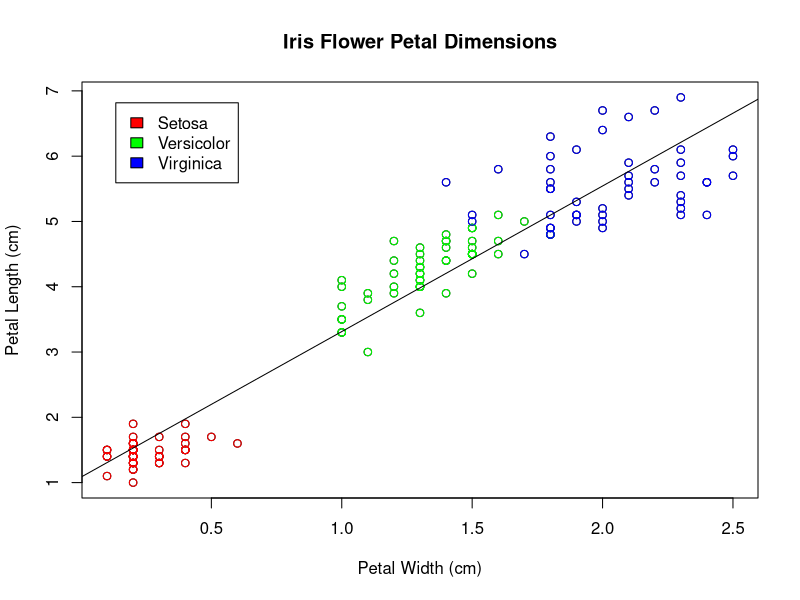

This figure's R source:
## ---- chunk 1
# Load iris dataset
data(iris)

# Scatterplot of Petal Width vs Petal Length
plot(iris$Petal.Width, 
     iris$Petal.Length,
     main="Iris Flower Petal Dimensions",
     xlab="Petal Width (cm)",
     ylab="Petal Length (cm)")

# Color code by iris species 
colors <- c("red","green","blue")[iris$Species]
points(iris$Petal.Width, iris$Petal.Length, col=colors)

# Add legend
legend("topleft", inset=.05,
       c("Setosa", "Versicolor", "Virginica"),
       fill=c("red","green","blue"))

# Add regression line 
abline(lm(iris$Petal.Length~iris$Petal.Width))
## ---- chunk 2
# First few rows 
# head(iris, 3)
print("...what is this?")
